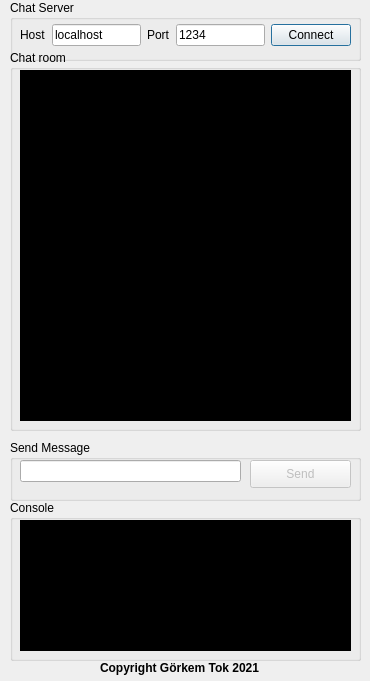
<?xml version="1.0" encoding="UTF-8"?>
<ui version="4.0">
 <class>Client</class>
 <widget class="QDialog" name="Client">
  <property name="geometry">
   <rect>
    <x>0</x>
    <y>0</y>
    <width>370</width>
    <height>681</height>
   </rect>
  </property>
  <property name="minimumSize">
   <size>
    <width>0</width>
    <height>0</height>
   </size>
  </property>
  <property name="maximumSize">
   <size>
    <width>3000</width>
    <height>3000</height>
   </size>
  </property>
  <property name="windowTitle">
   <string>Dialog</string>
  </property>
  <widget class="QGroupBox" name="groupBox">
   <property name="geometry">
    <rect>
     <x>10</x>
     <y>0</y>
     <width>351</width>
     <height>61</height>
    </rect>
   </property>
   <property name="title">
    <string>Chat Server</string>
   </property>
   <widget class="QWidget" name="layoutWidget">
    <property name="geometry">
     <rect>
      <x>10</x>
      <y>20</y>
      <width>331</width>
      <height>30</height>
     </rect>
    </property>
    <layout class="QHBoxLayout" name="horizontalLayout_7">
     <item>
      <layout class="QHBoxLayout" name="horizontalLayout_3">
       <item>
        <layout class="QHBoxLayout" name="horizontalLayout">
         <item>
          <widget class="QLabel" name="label">
           <property name="text">
            <string>Host</string>
           </property>
          </widget>
         </item>
         <item>
          <widget class="QLineEdit" name="lineEditServerHostname">
           <property name="text">
            <string>localhost</string>
           </property>
          </widget>
         </item>
        </layout>
       </item>
       <item>
        <layout class="QHBoxLayout" name="horizontalLayout_2">
         <item>
          <widget class="QLabel" name="label_2">
           <property name="text">
            <string>Port</string>
           </property>
          </widget>
         </item>
         <item>
          <widget class="QLineEdit" name="lineEditServerPort">
           <property name="text">
            <string>1234</string>
           </property>
          </widget>
         </item>
        </layout>
       </item>
      </layout>
     </item>
     <item>
      <widget class="QPushButton" name="pushButtonConnectToServer">
       <property name="text">
        <string>Connect</string>
       </property>
      </widget>
     </item>
    </layout>
   </widget>
  </widget>
  <widget class="QGroupBox" name="groupBox_6">
   <property name="geometry">
    <rect>
     <x>10</x>
     <y>440</y>
     <width>351</width>
     <height>61</height>
    </rect>
   </property>
   <property name="title">
    <string>Send Message</string>
   </property>
   <widget class="QLineEdit" name="lineEditMessage">
    <property name="geometry">
     <rect>
      <x>10</x>
      <y>20</y>
      <width>221</width>
      <height>22</height>
     </rect>
    </property>
   </widget>
   <widget class="QPushButton" name="pushButtonSendMessage">
    <property name="enabled">
     <bool>false</bool>
    </property>
    <property name="geometry">
     <rect>
      <x>240</x>
      <y>20</y>
      <width>101</width>
      <height>28</height>
     </rect>
    </property>
    <property name="text">
     <string>Send</string>
    </property>
   </widget>
  </widget>
  <widget class="QLabel" name="label_8">
   <property name="geometry">
    <rect>
     <x>100</x>
     <y>660</y>
     <width>171</width>
     <height>16</height>
    </rect>
   </property>
   <property name="text">
    <string>&lt;html&gt;&lt;head/&gt;&lt;body&gt;&lt;p&gt;&lt;span style=&quot; font-weight:600;&quot;&gt;Copyright Görkem Tok 2021&lt;/span&gt;&lt;/p&gt;&lt;/body&gt;&lt;/html&gt;</string>
   </property>
  </widget>
  <widget class="QGroupBox" name="groupBox_7">
   <property name="geometry">
    <rect>
     <x>10</x>
     <y>500</y>
     <width>351</width>
     <height>161</height>
    </rect>
   </property>
   <property name="title">
    <string>Console</string>
   </property>
   <widget class="QListWidget" name="listWidgetConsol">
    <property name="geometry">
     <rect>
      <x>10</x>
      <y>20</y>
      <width>331</width>
      <height>131</height>
     </rect>
    </property>
    <property name="font">
     <font>
      <family>Times New Roman</family>
      <pointsize>8</pointsize>
      <weight>50</weight>
      <bold>false</bold>
     </font>
    </property>
    <property name="styleSheet">
     <string notr="true">background-color: rgb(0, 0, 0);</string>
    </property>
   </widget>
  </widget>
  <widget class="QGroupBox" name="groupBox_5">
   <property name="geometry">
    <rect>
     <x>10</x>
     <y>50</y>
     <width>351</width>
     <height>381</height>
    </rect>
   </property>
   <property name="title">
    <string>Chat room</string>
   </property>
   <widget class="QListWidget" name="listWidgetMessages">
    <property name="geometry">
     <rect>
      <x>10</x>
      <y>20</y>
      <width>331</width>
      <height>351</height>
     </rect>
    </property>
    <property name="font">
     <font>
      <pointsize>8</pointsize>
      <weight>75</weight>
      <bold>true</bold>
     </font>
    </property>
    <property name="styleSheet">
     <string notr="true">background-color: rgb(0, 0, 0);</string>
    </property>
   </widget>
  </widget>
 </widget>
 <resources/>
 <connections/>
</ui>
